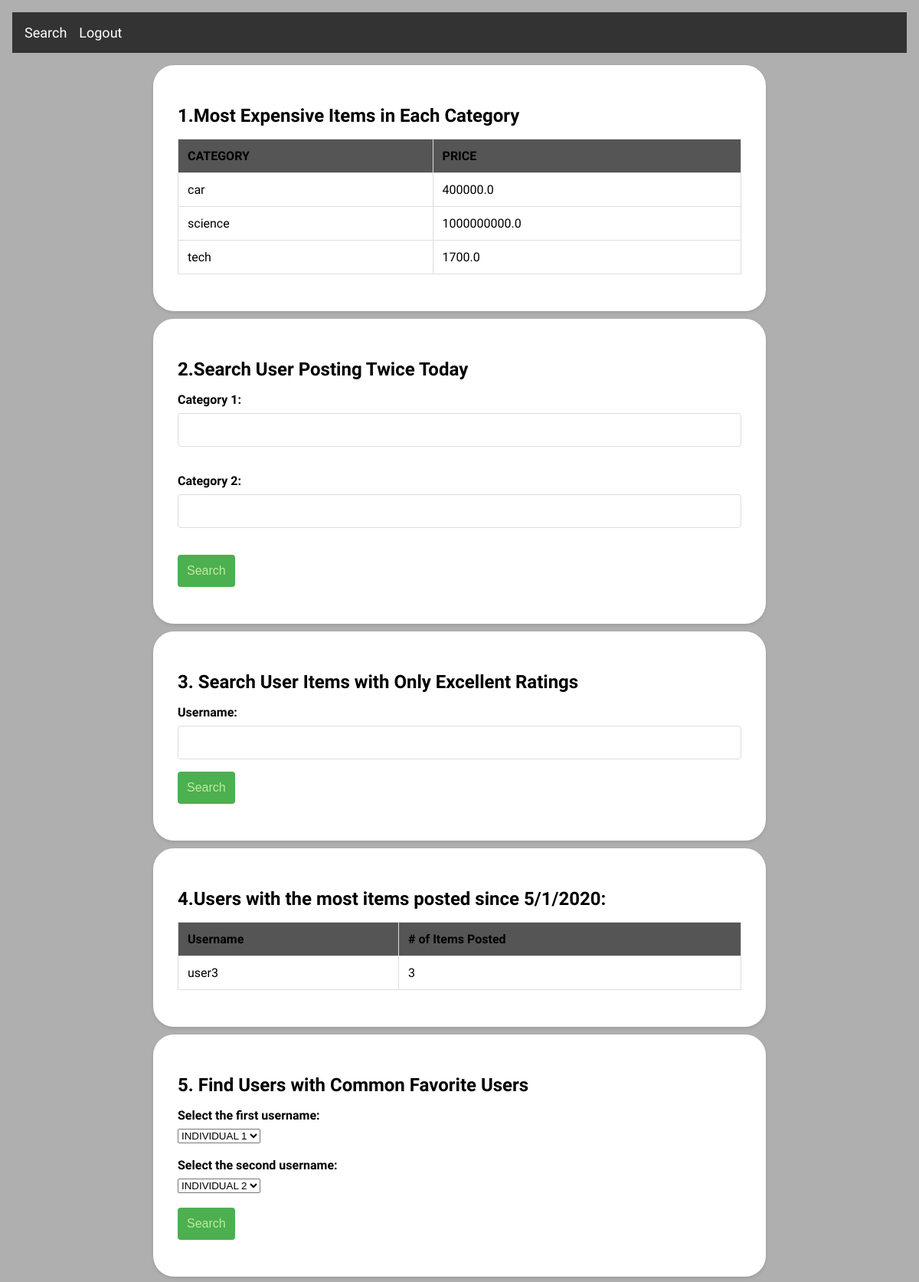
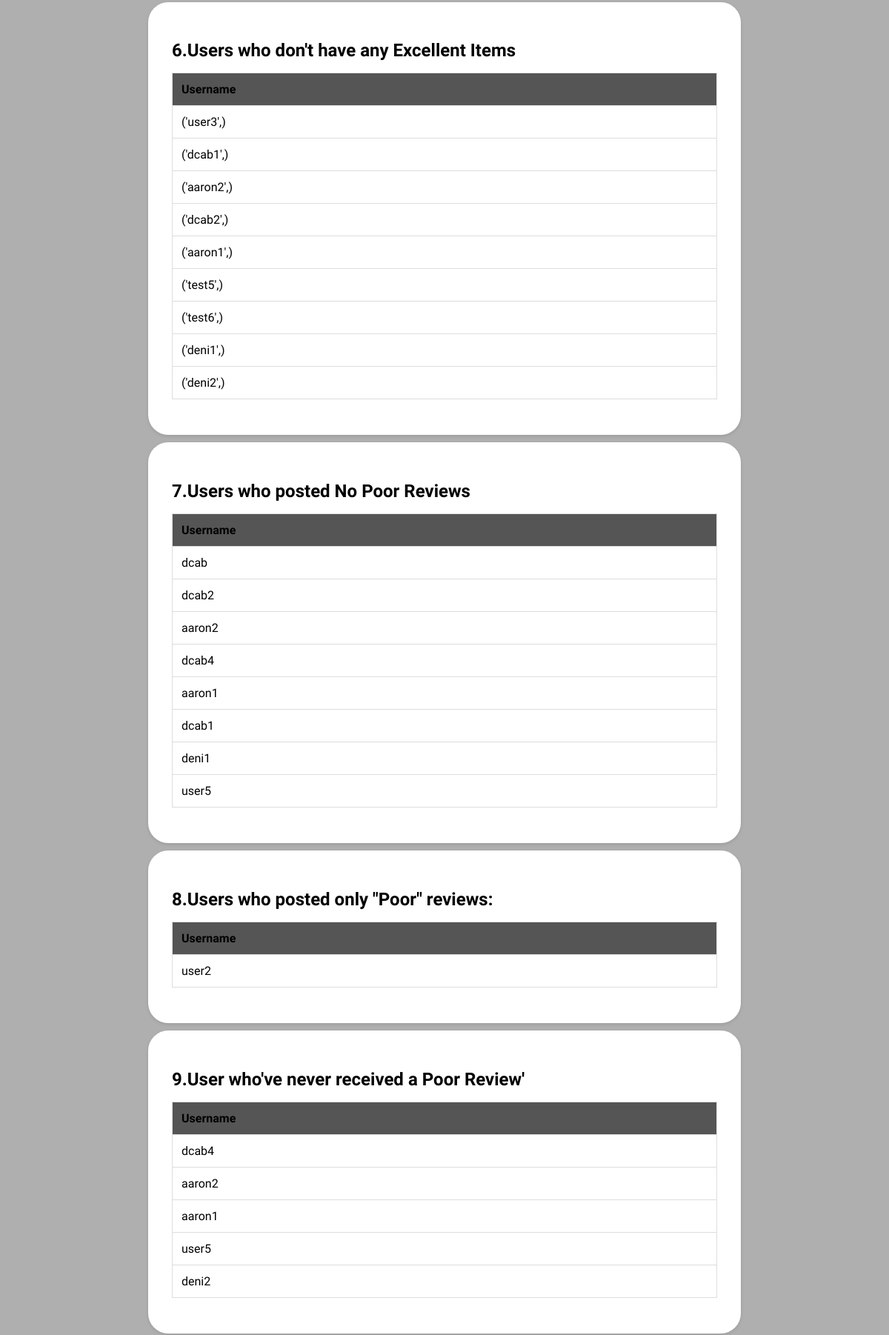
/marketplace (upper part), run on the app's committed database (2 pictures, top to bottom).
### tables this page shows
CREATE TABLE items (
                        id INTEGER PRIMARY KEY AUTOINCREMENT,
                        username TEXT,
                        title TEXT,
                        description TEXT,
                        category TEXT,
                        price REAL,
                        date TEXT
                        );

CREATE TABLE reviews (
                    id INTEGER PRIMARY KEY AUTOINCREMENT,
                    username TEXT,
                    item_id INTEGER,
                    rating TEXT,
                    description TEXT,
                    date TEXT
                    );

### app.py (the view)
@app.route('/marketplace', methods = ['GET', 'POST'])
def marketplace():
        with sqlite3.connect(db_path) as conn:
            c = conn.cursor()
            c.execute('SELECT * FROM items')
            items = c.fetchall()
        c.execute('SELECT *, MAX(price) as max_prices FROM items GROUP by category')
        max_prices = c.fetchall()
        category1 = request.args.get('category1')
        category2 = request.args.get('category2')
        c.execute('SELECT DISTINCT username FROM items WHERE category=? OR category=? GROUP BY username HAVING COUNT(DISTINCT category) = 2', (category1, category2))
        users = c.fetchall()
        username = request.args.get('username')
        c.execute('SELECT i.id, i.username, i.title, i.description, i.category, i.price, r.rating, r.date FROM items i JOIN reviews r ON i.id = r.item_id WHERE i.username=? AND r.rating IN ("Excellent", "Great") GROUP BY i.id HAVING COUNT(*) = SUM(CASE WHEN r.rating IN ("Excellent", "Great") THEN 1 ELSE 0 END)', (username,))
        items = c.fetchall()
        if items:
            html = '<table>'
            html += '<tr><th>Title</th><th>Description</th><th>Category</th><th>Price</th><th>Rating</th><th>Review Date</th></tr>'
            for item in items:
                html += '<tr>'
                html += '<td>' + item[2] + '</td>'
                html += '<td>' + item[3] + '</td>'
                html += '<td>' + item[4] + '</td>'
                html += '<td>$' + str(item[5]) + '</td>'
                html += '<td>' + item[6] + '</td>'
                html += '<td>' + item[7] + '</td>'
                html += '</tr>'
            html += '</table>'
        else:
            html = 'No items found'
        c.execute('''
                    SELECT username, COUNT(*) as num_items
                    FROM items
                    WHERE date >= "2020-05-01"
                    GROUP BY username
                    HAVING num_items = (
                        SELECT COUNT(*)
                        FROM items
                        WHERE date >= "2020-05-01"
                        GROUP BY username
                        ORDER BY COUNT(*) DESC
                        LIMIT 1
            )
    ''')
        top_users = c.fetchall()
        c.execute('SELECT DISTINCT username FROM favorites')
        usernames = c.fetchall()
        if request.method == 'POST':
            username1 = request.form['username1']
            username2 = request.form['username2']
            c.execute('''SELECT DISTINCT favorite_user FROM favorites WHERE username=? AND favorite_user IN
                        (SELECT favorite_user FROM favorites WHERE username=?)''', (username1, username2))
            common_favorites = c.fetchall()
        else:
            common_favorites = None
        c.execute('''
            SELECT DISTINCT items.username
            FROM items
            LEFT JOIN (
                SELECT item_id
                FROM reviews
                WHERE rating = 'Excellent'
                GROUP BY item_id
                HAVING COUNT(*) >= 3
            ) e ON items.id = e.item_id
            LEFT JOIN reviews r ON items.id = r.item_id
            WHERE e.item_id IS NULL OR r.rating != 'Excellent';
        ''')
        excellent_users = c.fetchall()
        c.execute('''
            SELECT DISTINCT username
            FROM reviews
            WHERE username NOT IN (
                SELECT DISTINCT username
                FROM reviews
                WHERE rating = "Poor"
            )
        ''')
        users2= c.fetchall()
        c.execute('''SELECT DISTINCT username
                    FROM reviews
                    WHERE username NOT IN (
                        SELECT DISTINCT username
                        FROM reviews
                        WHERE rating != "Poor"
                        AND username IN (
                            SELECT DISTINCT username
                            FROM reviews
                            WHERE rating != "Poor"
                        )
                    )''')
        poor_review_users = c.fetchall()
        c.execute('''
            WITH poor_review_users AS (
                SELECT DISTINCT i.username
                FROM items i
                JOIN reviews r ON i.id = r.item_id
                WHERE r.rating = "Poor"
            )
            SELECT DISTINCT i.username
            FROM items i
            WHERE i.username NOT IN (SELECT username FROM poor_review_users)
        ''')
        good_item_users = c.fetchall()
        c.execute('''SELECT i1.username as user1, i2.username as user2
                    FROM items i1
                    INNER JOIN reviews r1 ON i1.id = r1.item_id AND r1.rating = 'Excellent'
                    INNER JOIN items i2 ON i2.username = r1.username AND i1.id != i2.id
                    INNER JOIN reviews r2 ON i2.id = r2.item_id AND r2.username = i1.username
                    WHERE NOT EXISTS (
                        SELECT 1
                        FROM reviews r3
                        WHERE r3.username = i1.username AND r3.item_id = i2.id AND r3.rating != 'Excellent'
                        OR r3.username = i2.username AND r3.item_id = i1.id AND r3.rating != 'Excellent'
                    )''')
        excellent_review_pairs = [list(sorted(x)) for x in c.fetchall()]
        ret = [pair for i, pair in enumerate(excellent_review_pairs) if pair not in excellent_review_pairs[:i]]
        return render_template('marketplace.html', item_results=items, max_prices=max_prices, users=users, users2=users2, items=items, top_users=top_users, excellent_users=excellent_users, poor_review_users=poor_review_users, good_item_users=good_item_users, excellent_review_pairs=ret, common_favorites=common_favorites, usernames=usernames, )

### templates/marketplace.html (shortened to what this page needs)
<html lang="en">
  <head>
    <link
      rel="stylesheet"
      type="text/css"
      href="{{ url_for('static', filename='marketplace.css') }}"
    />
  </head>
  <body>
    <nav class="active">
      <ul>
        <li><a href="{{ url_for('searchbar') }}">Search</a></li>
        <li><a href="{{ url_for('handle_signin') }}">Logout</a></li>
      </ul>
    </nav>
    <section class="expensive-items-section">
      <h2>1.Most Expensive Items in Each Category</h2>
      <table id="item-results">
        <thead>
          <tr>
            <th>CATEGORY</th>
            <th>PRICE</th>
          </tr>
        </thead>
        <tbody>
          {% if max_prices %} {% for result in max_prices %}
          <tr>
            <td>{{ result[4] }}</td>
            <td>{{ result[5] }}</td>
          </tr>
          {% endfor %} {% else %}
          <tr>
            <td colspan="2">No results found.</td>
          </tr>
          {% endif %}
        </tbody>
      </table>
    </section>
    <section class="user-twice">
      <h2>2.Search User Posting Twice Today</h2>
      <form method="get" action="{{ url_for('marketplace') }}">
        <label for="category1">Category 1:</label>
        <input type="text" name="category1" id="category1" /><br /><br />
        <label for="category2">Category 2:</label>
        <input type="text" name="category2" id="category2" /><br /><br />
        <input type="submit" value="Search" />
      </form>
    </section>
    <section class="user-rating">
      <h2>3. Search User Items with Only Excellent Ratings</h2>
      <form method="get" action="{{ url_for('marketplace') }}">
        <label for="username">Username:</label>
        <input type="text" id="username" name="username" />
        <input type="submit" value="Search" />
      </form>
    </section>
    <section class="user-most-items">
      {% if top_users %}
      <h2>4.Users with the most items posted since 5/1/2020:</h2>
      <table>
        <thead>
          <tr>
            <th>Username</th>
            <th># of Items Posted</th>
          </tr>
        </thead>
        <tbody>
          {% for user in top_users %}
          <tr>
            <td>{{ user[0] }}</td>
            <td>{{ user[1] }}</td>
          </tr>
          {% endfor %}
        </tbody>
      </table>
      {% endif %}
    </section>
    <section class="common-favorites-section">
      <h2>5. Find Users with Common Favorite Users</h2>
      <form method="post" action="{{ url_for('marketplace') }}">
        <label for="username1">Select the first username:</label>
        <select name="username1" id="username1">
          <option value="" disabled selected hidden>INDIVIDUAL 1</option>
        </select>
        <br /><br />
        <label for="username2">Select the second username:</label>
        <select name="username2" id="username2">
          <option value="" disabled selected hidden>INDIVIDUAL 2</option>
        </select>
        <br /><br />
        <input type="submit" value="Search" />
      </form>
    </section>
    <section class="user-noexcellent">
      <h2>6.Users who don't have any Excellent Items</h2>
      <table>
        <thead>
          <tr>
            <th>Username</th>
          </tr>
        </thead>
        <tbody>
          {% for user in excellent_users %}
          <tr>
            <td>{{ user }}</td>
          </tr>
          {% endfor %}
        </tbody>
      </table>
    </section>
    <section class="user-nopoor">
      <h2>7.Users who posted No Poor Reviews</h2>
      <table>
        <thead>
          <tr>
            <th>Username</th>
          </tr>
        </thead>
        <tbody>
          {% for user in users2 %}
          <tr>
            <td>{{ user[0] }}</td>
          </tr>
          {% endfor %}
        </tbody>
      </table>
    </section>
    <section class="user-poor-reviews">
      {% if poor_review_users %}
      <h2>8.Users who posted only "Poor" reviews:</h2>
      <table>
        <thead>
          <tr>
            <th>Username</th>
          </tr>
        </thead>
        <tbody>
          {% for user in poor_review_users %}
          <tr>
            <td>{{ user[0] }}</td>
          </tr>
          {% endfor %}
        </tbody>
      </table>
      {% endif %}
    </section>
    <section class="good-item-users">
      <h2>9.User who've never received a Poor Review'</h2>
      <table>
        <thead>
          <tr>
            <th>Username</th>
          </tr>
        </thead>
        <tbody>
          {% for user in good_item_users %}
          <tr>
            <td>{{ user[0] }}</td>
          </tr>
          {% endfor %}
        </tbody>
      </table>
    </section>
  </body>
</html>

### static/marketplace.css (style rules this page uses)
:root { --background-main: #afafaf; --background-header: #333; --background-button: #555; --background-error: #f8d7da; --background-submit: #dff0d8; --submit-border: #c1eb9e; --submit-color: #4caf50; --form-border: #ccc; --error-border: #f5c6cb; --error-color: #721c24; --text-color: #fff; }
* { box-sizing: border-box; }
body { font-family: "Muli", sans-serif; margin: 0; padding: 0; background-color: var(--background-main); }
h2 { font-weight: bold; font-size: 24px; margin-bottom: 16px; }
table { width: 100%; border-collapse: collapse; border-spacing: 0; margin: 16px 0; }
table th, table td { padding: 12px; text-align: left; font-size: 16px; border: 1px solid #ddd; }
table th { background-color: var(--background-button); font-weight: bold; }
section { max-width: 800px; margin: 10px auto 10px; padding: 32px; background-color: #fff; border-radius: 27px; box-shadow: 0 2px 4px rgba(0, 0, 0, 0.1); }
nav { background-color: var(--background-header); color: #fff; display: flex; justify-content: space-between; align-items: center; padding: 16px; margin: 1rem; }
nav ul { display: flex; list-style: none; margin: 0; padding: 0; }
nav ul li { margin-right: 16px; }
nav ul li:last-child { margin-right: 0; }
nav ul li a { color: #fff; text-decoration: none; font-size: 18px; transition: color 0.3s; }
label { display: block; font-weight: bold; margin-bottom: 8px; }
input[type="text"] { width: 100%; padding: 12px; font-size: 16px; margin-bottom: 16px; border: 1px solid #ddd; border-radius: 4px; transition: border-color 0.3s; }
input[type="submit"] { background-color: var(--submit-color); color: var(--submit-border); padding: 12px; font-size: 16px; border: none; border-radius: 4px; cursor: pointer; transition: background-color 0.3s; }

### data on the page
items: category "car", price "400000.0"
items: category "science", price "1000000000.0"
items: category "tech", price "1700.0"
reviews: username "user2"

### other printed values
{{ user[0] }} "user3"
{{ user[1] }} "3"
{{ user }} "('user3',)" "('dcab1',)" "('aaron2',)" "('dcab2',)" "('aaron1',)" "('test5',)" "('test6',)" "('deni1',)" "('deni2',)"
{{ user[0] }} "dcab" "dcab2" "aaron2" "dcab4" "aaron1" "dcab1" "deni1" "user5"
{{ user[0] }} "dcab4" "aaron2" "aaron1" "user5" "deni2"
